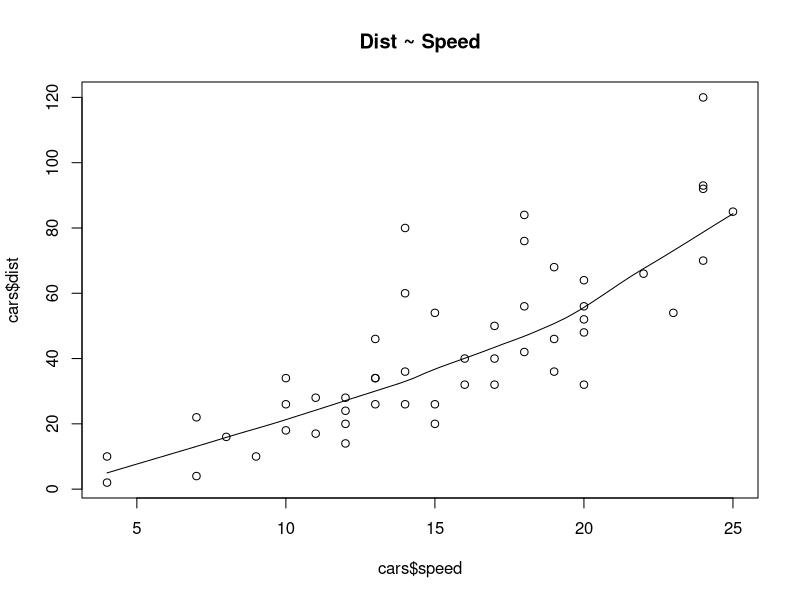
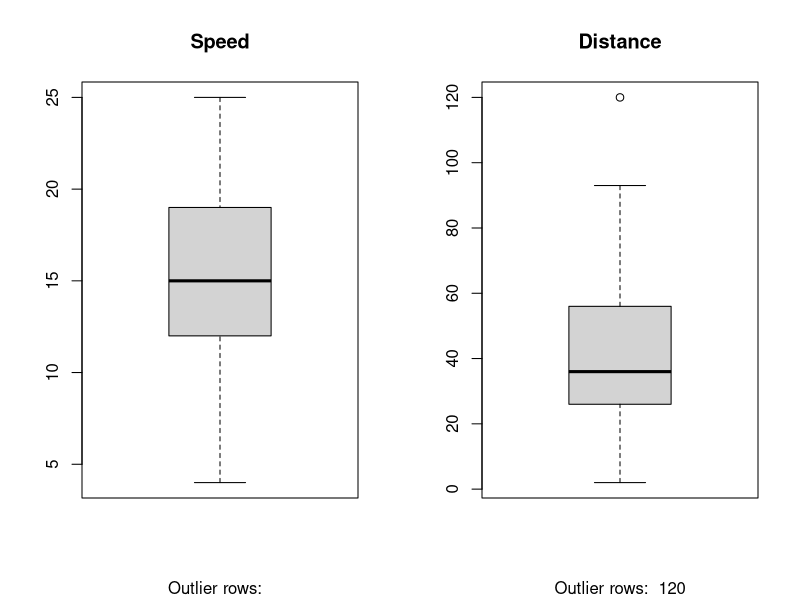

Here is the R script that generated these plots, in order:
head(cars)

scatter.smooth(x=cars$speed, y=cars$dist, main="Dist ~ Speed")  # scatterplot(Bivariate)

par(mfrow=c(1, 2))  # divide graph area in 2 columns

boxplot(cars$speed, main="Speed", sub=paste("Outlier rows: ", boxplot.stats(cars$speed)$out))  # box plot for 'speed' (Univariate)

boxplot(cars$dist, main="Distance", sub=paste("Outlier rows: ", boxplot.stats(cars$dist)$out))  # box plot for 'distance' (Univariate)

linearMod <- lm(dist ~ speed, data=cars)  # build linear regression model on full data

print(linearMod)

#dist = −17.579 + 3.932∗speed
